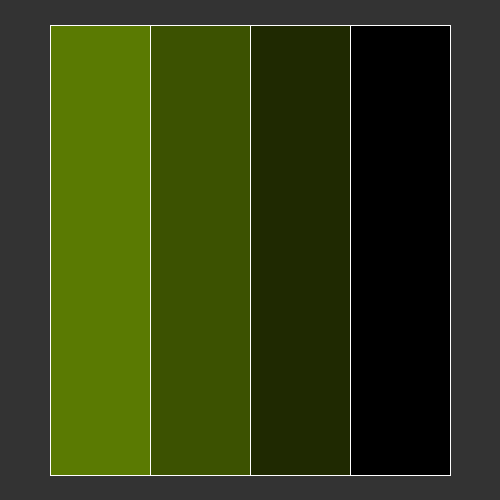
Frame 1 (no input)
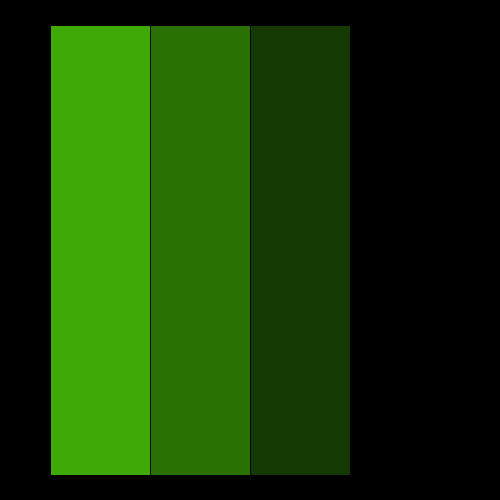
Frame 60 (the mouse pressed at the canvas centre just before this capture)
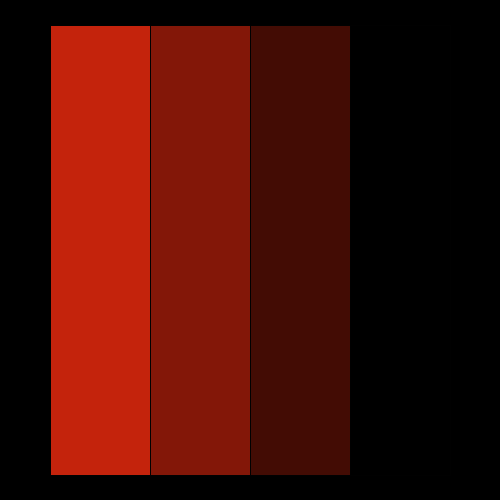
Frame 120 (the mouse held since frame 60 and released just before this capture)

The Processing sketch that drew these frames (run headless with seeded random() and noise(); from frame 60 on, the mouse is pressed at the canvas centre):

// Processing sketch: sketch_140206d
// ── sketch_140206d.pde
void setup(){
  size(500,500);
}
int data = 52725;
int one;
int two;
int three;
void draw(){
  stroke(255);
background(51);
colorMode(RGB,data,data,data);
one = data - Math.round(random(data));
two = data - one - Math.round(random(data - one));
three = data - one - two - Math.round(random(data-one-two));
color from = color(one, two, three);
color to = color(0, 0, 0);
color interA = lerpColor(from, to, .33);
color interB = lerpColor(from, to, .66);
fill(from);
rect(50, 25, 100, 450);
fill(interA);
rect(150, 25, 100, 450);
fill(interB);
rect(250, 25, 100, 450);
fill(to);
rect(350, 25, 100, 450);
}
